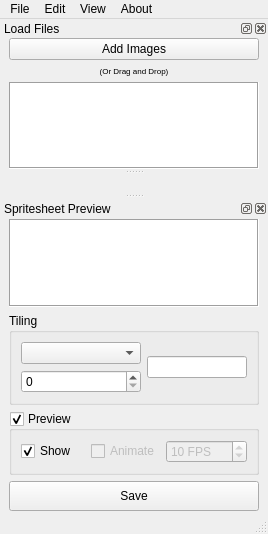
<?xml version="1.0" encoding="UTF-8"?>
<ui version="4.0">
 <class>SpritesheetCreator</class>
 <widget class="QMainWindow" name="SpritesheetCreator">
  <property name="geometry">
   <rect>
    <x>0</x>
    <y>0</y>
    <width>268</width>
    <height>534</height>
   </rect>
  </property>
  <property name="windowTitle">
   <string>SpritesheetCreator</string>
  </property>
  <widget class="QWidget" name="centralwidget">
   <layout class="QGridLayout" name="gridLayout_2"/>
  </widget>
  <widget class="QMenuBar" name="menubar">
   <property name="geometry">
    <rect>
     <x>0</x>
     <y>0</y>
     <width>268</width>
     <height>22</height>
    </rect>
   </property>
   <widget class="QMenu" name="menuFile">
    <property name="title">
     <string>File</string>
    </property>
   </widget>
   <widget class="QMenu" name="menuEdit">
    <property name="title">
     <string>Edit</string>
    </property>
    <addaction name="actionClear_All"/>
   </widget>
   <widget class="QMenu" name="menuAbout">
    <property name="tearOffEnabled">
     <bool>false</bool>
    </property>
    <property name="title">
     <string>About</string>
    </property>
   </widget>
   <widget class="QMenu" name="menuView">
    <property name="title">
     <string>View</string>
    </property>
    <addaction name="actionLoad_Files"/>
    <addaction name="actionSpritesheet_Preview"/>
   </widget>
   <addaction name="menuFile"/>
   <addaction name="menuEdit"/>
   <addaction name="menuView"/>
   <addaction name="menuAbout"/>
  </widget>
  <widget class="QStatusBar" name="statusbar"/>
  <widget class="QDockWidget" name="LoadFilesDock">
   <property name="autoFillBackground">
    <bool>true</bool>
   </property>
   <property name="styleSheet">
    <string notr="true"/>
   </property>
   <property name="floating">
    <bool>false</bool>
   </property>
   <property name="features">
    <set>QDockWidget::DockWidgetClosable|QDockWidget::DockWidgetFloatable|QDockWidget::DockWidgetMovable</set>
   </property>
   <property name="windowTitle">
    <string>Load Files</string>
   </property>
   <attribute name="dockWidgetArea">
    <number>4</number>
   </attribute>
   <widget class="QWidget" name="dockWidgetContents">
    <layout class="QVBoxLayout" name="verticalLayout_2">
     <property name="topMargin">
      <number>0</number>
     </property>
     <property name="bottomMargin">
      <number>0</number>
     </property>
     <item>
      <layout class="QVBoxLayout" name="verticalLayout">
       <item>
        <widget class="QPushButton" name="AddImagesButton">
         <property name="text">
          <string>Add Images</string>
         </property>
        </widget>
       </item>
       <item>
        <widget class="QLabel" name="label">
         <property name="font">
          <font>
           <pointsize>6</pointsize>
          </font>
         </property>
         <property name="text">
          <string>(Or Drag and Drop)</string>
         </property>
         <property name="alignment">
          <set>Qt::AlignCenter</set>
         </property>
        </widget>
       </item>
       <item>
        <widget class="QTableWidget" name="ImageTable">
         <property name="contextMenuPolicy">
          <enum>Qt::CustomContextMenu</enum>
         </property>
         <property name="acceptDrops">
          <bool>true</bool>
         </property>
         <property name="frameShape">
          <enum>QFrame::Box</enum>
         </property>
         <property name="frameShadow">
          <enum>QFrame::Sunken</enum>
         </property>
         <property name="autoScrollMargin">
          <number>2</number>
         </property>
         <property name="dragDropOverwriteMode">
          <bool>false</bool>
         </property>
         <property name="dragDropMode">
          <enum>QAbstractItemView::DropOnly</enum>
         </property>
         <property name="alternatingRowColors">
          <bool>true</bool>
         </property>
        </widget>
       </item>
      </layout>
     </item>
    </layout>
   </widget>
  </widget>
  <widget class="QDockWidget" name="PreviewDock">
   <property name="autoFillBackground">
    <bool>true</bool>
   </property>
   <property name="windowTitle">
    <string>Spritesheet Preview</string>
   </property>
   <attribute name="dockWidgetArea">
    <number>8</number>
   </attribute>
   <widget class="QWidget" name="dockWidgetContents_4">
    <layout class="QVBoxLayout" name="verticalLayout_5">
     <property name="topMargin">
      <number>1</number>
     </property>
     <property name="bottomMargin">
      <number>1</number>
     </property>
     <item>
      <layout class="QVBoxLayout" name="verticalLayout_4">
       <item>
        <widget class="QGraphicsView" name="SpritesheetPreview">
         <property name="acceptDrops">
          <bool>false</bool>
         </property>
         <property name="frameShape">
          <enum>QFrame::Box</enum>
         </property>
         <property name="frameShadow">
          <enum>QFrame::Sunken</enum>
         </property>
         <property name="renderHints">
          <set>QPainter::LosslessImageRendering|QPainter::TextAntialiasing</set>
         </property>
        </widget>
       </item>
       <item>
        <widget class="QGroupBox" name="groupBox">
         <property name="title">
          <string>Tiling</string>
         </property>
         <layout class="QHBoxLayout" name="horizontalLayout">
          <item>
           <layout class="QVBoxLayout" name="verticalLayout_6">
            <property name="rightMargin">
             <number>0</number>
            </property>
            <item>
             <widget class="QComboBox" name="TilingConstant"/>
            </item>
            <item>
             <widget class="QSpinBox" name="TilingNumber"/>
            </item>
           </layout>
          </item>
          <item>
           <widget class="QLineEdit" name="TilingOtherNumber">
            <property name="sizePolicy">
             <sizepolicy hsizetype="Preferred" vsizetype="Fixed">
              <horstretch>0</horstretch>
              <verstretch>0</verstretch>
             </sizepolicy>
            </property>
            <property name="maximumSize">
             <size>
              <width>100</width>
              <height>16777215</height>
             </size>
            </property>
            <property name="focusPolicy">
             <enum>Qt::NoFocus</enum>
            </property>
            <property name="acceptDrops">
             <bool>false</bool>
            </property>
            <property name="readOnly">
             <bool>true</bool>
            </property>
           </widget>
          </item>
         </layout>
        </widget>
       </item>
      </layout>
     </item>
     <item>
      <widget class="QGroupBox" name="PreviewCheckbox">
       <property name="title">
        <string>Preview</string>
       </property>
       <property name="checkable">
        <bool>true</bool>
       </property>
       <layout class="QHBoxLayout" name="horizontalLayout_3">
        <item>
         <layout class="QHBoxLayout" name="horizontalLayout_2">
          <item>
           <widget class="QCheckBox" name="ShowPreviewCheckbox">
            <property name="text">
             <string>Show</string>
            </property>
            <property name="checked">
             <bool>true</bool>
            </property>
           </widget>
          </item>
          <item>
           <widget class="QCheckBox" name="AnimateCheckbox">
            <property name="enabled">
             <bool>false</bool>
            </property>
            <property name="text">
             <string>Animate</string>
            </property>
           </widget>
          </item>
          <item>
           <widget class="QSpinBox" name="FPSSelector">
            <property name="enabled">
             <bool>false</bool>
            </property>
            <property name="suffix">
             <string> FPS</string>
            </property>
            <property name="maximum">
             <number>1000</number>
            </property>
            <property name="value">
             <number>10</number>
            </property>
           </widget>
          </item>
         </layout>
        </item>
       </layout>
      </widget>
     </item>
     <item>
      <widget class="QPushButton" name="SaveSpritesheetButton">
       <property name="minimumSize">
        <size>
         <width>0</width>
         <height>30</height>
        </size>
       </property>
       <property name="text">
        <string>Save</string>
       </property>
      </widget>
     </item>
    </layout>
   </widget>
  </widget>
  <action name="actionClear_All">
   <property name="text">
    <string>Clear All</string>
   </property>
  </action>
  <action name="actionLoad_Files">
   <property name="checkable">
    <bool>true</bool>
   </property>
   <property name="checked">
    <bool>true</bool>
   </property>
   <property name="text">
    <string>Load Files</string>
   </property>
  </action>
  <action name="actionSpritesheet_Preview">
   <property name="checkable">
    <bool>true</bool>
   </property>
   <property name="checked">
    <bool>true</bool>
   </property>
   <property name="text">
    <string>Spritesheet Preview</string>
   </property>
  </action>
 </widget>
 <resources/>
 <connections/>
</ui>
